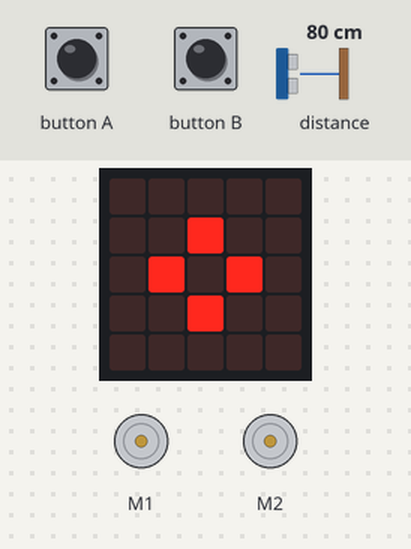
Recording of a program running on a simulated BBC micro:bit (MakeCode). Parts: the board's 5×5 LED display, 2 × DC motor (green arrow = forward, orange = backward, longer = faster). The inputs (shaded band) are chosen by the test bench; at power-on: distance to the obstacle 80 cm.

Above: at 1.8 s.
1.9 s: button A pressed for 0.15 s
At 2.5 s:
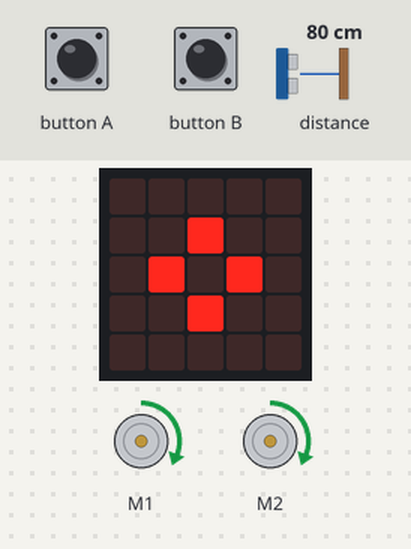
3.5 s: distance to the obstacle set to 16 cm
5.0 s: distance to the obstacle set to 12 cm
At 5.6 s:
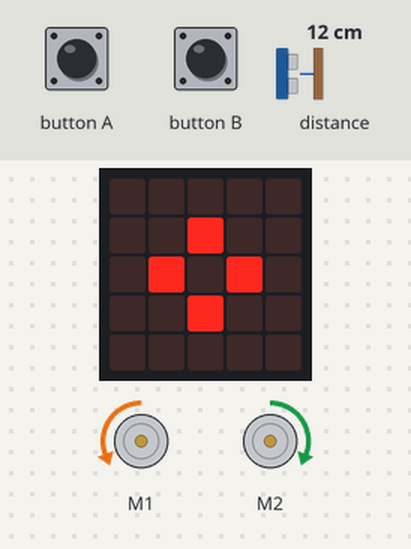
7.5 s: distance to the obstacle set to 2 cm
10.5 s: distance to the obstacle set to 6 cm
13.5 s: distance to the obstacle set to 4 cm
At 17.1 s:
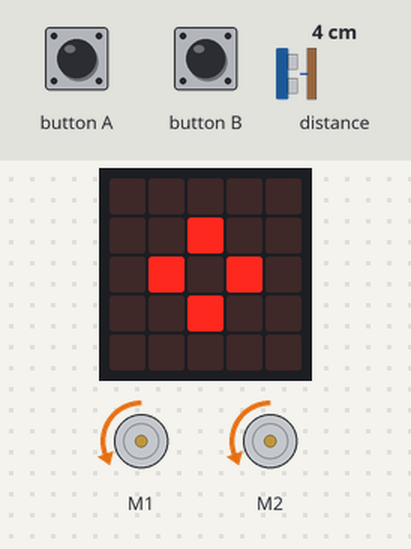
Timing chart, 0 to 17.5 s (numbered marks = the images above; inputs shaded):
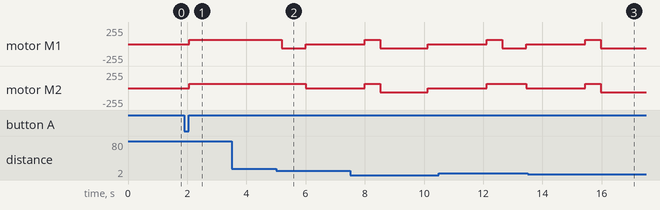

The program:

main.ts
```typescript
function kehrwendung () {
    kitronik_motor_driver.motorOn(kitronik_motor_driver.Motors.Motor1, kitronik_motor_driver.MotorDirection.Reverse, 25)
    basic.pause(800)
    motoren_aus()
    basic.pause(2000)
    vorwaerts()
}
input.onButtonPressed(Button.A, function () {
    notaus = 0
    vorwaerts()
})
function zurueck () {
    kitronik_motor_driver.motorOn(kitronik_motor_driver.Motors.Motor1, kitronik_motor_driver.MotorDirection.Reverse, 25)
    kitronik_motor_driver.motorOn(kitronik_motor_driver.Motors.Motor2, kitronik_motor_driver.MotorDirection.Reverse, 25)
}
function notzurueck () {
    zurueck()
    basic.pause(800)
    kehrwendung()
}
function vorwaerts () {
    kitronik_motor_driver.motorOn(kitronik_motor_driver.Motors.Motor1, kitronik_motor_driver.MotorDirection.Forward, 25)
    kitronik_motor_driver.motorOn(kitronik_motor_driver.Motors.Motor2, kitronik_motor_driver.MotorDirection.Forward, 25)
}
input.onButtonPressed(Button.B, function () {
    motoren_aus()
    notaus = 1
})
function motoren_aus () {
    kitronik_motor_driver.motorOff(kitronik_motor_driver.Motors.Motor1)
    kitronik_motor_driver.motorOff(kitronik_motor_driver.Motors.Motor2)
}
let notaus = 0
basic.showIcon(IconNames.SmallDiamond)
let distanz = 100
notaus = 1
basic.forever(function () {
    if (notaus == 0) {
        distanz = sonar.ping(
        DigitalPin.P1,
        DigitalPin.P2,
        PingUnit.Centimeters
        )
        if (distanz < 5) {
            notzurueck()
        } else if (distanz < 15) {
            kehrwendung()
        }
        basic.pause(500)
    }
})
```

test.ts
```typescript
// Hier kann man Tests durchführen; diese Datei wird nicht kompiliert, wenn dieses Paket als Erweiterung verwendet wird.
```

Measured:
- the behaviour switches between 15 and 14 cm on distance to the obstacle (found by bisection; images 1 and 2)
- after the input at 1.9 s, motor M1, motor M2: stopped → forward 64/255 after 0.17 s
- after the input at 3.5 s, every drawn part: stays the same
- after the input at 5.0 s, motor M1: forward 64/255 → backward 64/255 after 0.20 s, → stopped 0.80 s later; motor M2: forward 64/255 → stopped after 1.0 s
- after the input at 13.5 s, motor M1: goes on until 16.0 s, then stays backward 64/255
